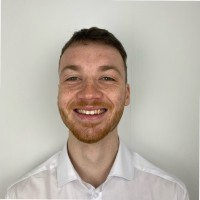
#> input picture Images/test.jpg, 200 x 200 px
$ jupyter execute face_detection.ipynb
#> lines starting #> are read from the running program, lines starting #| are printed output that depends on the picture; after the words box and inside, x2 and y2 are one past the last pixel; in counts of white or black regions, pixels touching at a corner belong together
[cell 1]
import cv2

import matplotlib.pyplot as plt

[cell 2]
# Load the image
image_path = "../Images/test.jpg"
img = cv2.imread(image_path)
#> img is the input picture: shape (200, 200, 3); mean B, G, R 169.4, 179.5, 188.1
gray_image = cv2.cvtColor(img, cv2.COLOR_BGR2GRAY)
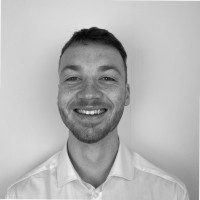
#> gray_image: shape (200, 200); min 6, max 246, mean 181

# Load the classifier
face_classifier = cv2.CascadeClassifier(
    cv2.data.haarcascades + "haarcascade_frontalface_default.xml"
)

faces = face_classifier.detectMultiScale(
    gray_image, scaleFactor=1.1, minNeighbors=5, minSize=(40, 40)
)
#> faces = [[44, 44, 95, 95]]

# Padding of the bounding box
padding = 0.2

for (x, y, w, h) in faces:
    # Increase bounding box
    x_pad = int(padding * w)
    y_pad = int(padding * h)

    x_new = max(x - x_pad, 0)
    y_new = max(y - y_pad, 0)
    w_new = min(w + 2 * x_pad, img.shape[1] - x_new)
    h_new = min(h + 2 * y_pad, img.shape[0] - y_new)

    face_cropped = img[y_new:y_new + h_new, x_new:x_new + w_new]
    cv2.imwrite("test_resized.jpg", face_cropped)

    # Draw the rectangle in the image
    cv2.rectangle(img, (x_new, y_new), (x_new + w_new, y_new + h_new), (0, 255, 0), 4)
#> this loop made 1 pass
#> (x, y, w, h, x_pad, y_pad, x_new, y_new) on pass 1: (44, 44, 95, 95, 19, 19, 25, 25)
#> pass 1, `face_cropped = img[y_new:y_new + h_new, x_new:x_new + w_new]`:
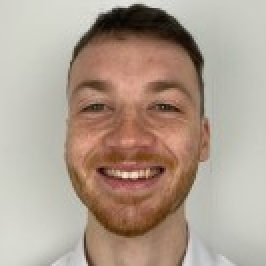
#> face_cropped: shape (133, 133, 3) (shown 2 times larger); mean B, G, R 143.5, 157.8, 174.8
#> after the loop:
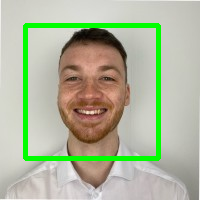
#> img: shape (200, 200, 3); 6.62% of pixels changed, all inside (x1, y1, x2, y2) = (23, 23, 161, 161)

img_rgb = cv2.cvtColor(img, cv2.COLOR_BGR2RGB)
plt.figure(figsize=(20,10))
plt.imshow(img_rgb)
plt.axis('off')
